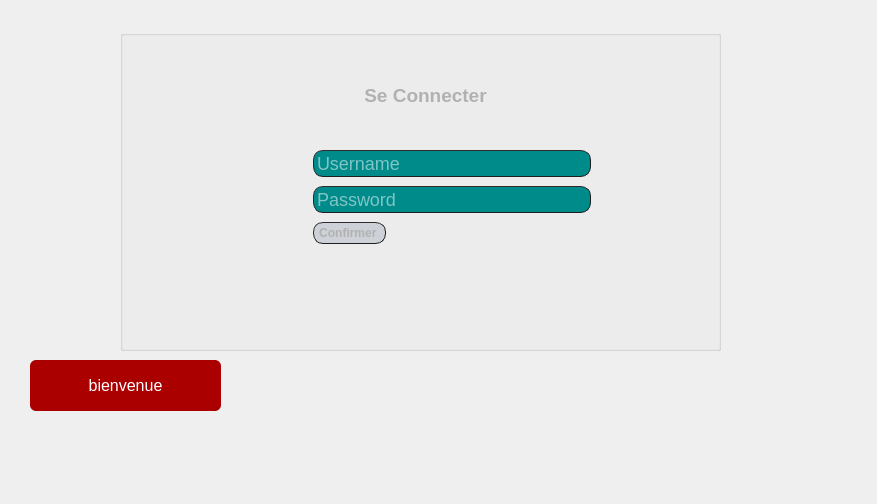
<?xml version="1.0" encoding="UTF-8"?>
<ui version="4.0">
 <class>login</class>
 <widget class="QDialog" name="login">
  <property name="geometry">
   <rect>
    <x>0</x>
    <y>0</y>
    <width>877</width>
    <height>504</height>
   </rect>
  </property>
  <property name="windowTitle">
   <string>Dialog</string>
  </property>
  <property name="styleSheet">
   <string notr="true">background-color: #e2a99f8a;
/*background-color:#e2a99f;*/
QToolTip
{
     border: 1px solid black;
     background-color:  #e2a99f;
     padding: 1px;
     border-radius: 3px;
     opacity: 100;
}

QWidget
{
    color: #b1b1b1;
    background-color: #e2a99f
//background-color: rgb(231, 42, 109);
}

QWidget:item:hover
{
    background-color: QLinearGradient( x1: 0, y1: 0, x2: 0, y2: 1, stop: 0 #ffa02f, stop: 1 #ca0619);
    color: #e2a99f;
}

QWidget:item:selected
{
    background-color: QLinearGradient( x1: 0, y1: 0, x2: 0, y2: 1, stop: 0 #ffa02f, stop: 1 #d7801a);
}

QMenuBar::item
{
    background: transparent;
}

QMenuBar::item:selected
{
    background: transparent;
    border: 1px solid #ffaa00;
}

QMenuBar::item:pressed
{
    background: #444;
    border: 1px solid #000;
    background-color: QLinearGradient(
        x1:0, y1:0,
        x2:0, y2:1,
        stop:1 #212121,
        stop:0.4 #343434/*,
        stop:0.2 #343434,
        stop:0.1 #ffaa00*/
    );
    margin-bottom:-1px;
    padding-bottom:1px;
}

QMenu
{
    border: 1px solid #000;
}

QMenu::item
{
    padding: 2px 20px 2px 20px;
}

QMenu::item:selected
{
    color: #000000;
}

QWidget:disabled
{
    color: #404040;
    background-color: #323232;
}

QAbstractItemView
{
    background-color: #e2a99f;
}

QWidget:focus
{
    /*border: 2px solid QLinearGradient( x1: 0, y1: 0, x2: 0, y2: 1, stop: 0 #ffa02f, stop: 1 #d7801a);*/
}

QLineEdit
{
    background-color: QLinearGradient( x1: 0, y1: 0, x2: 0, y2: 1, stop: 0 #4d4d4d, stop: 0 #646464, stop: 1 #5d5d5d);
    padding: 1px;
    border-style: solid;
    border: 1px solid #1e1e1e;
    border-radius: 5;
}

QPushButton
{
    color: #b1b1b1;
    background-color: QLinearGradient( x1: 0, y1: 0, x2: 0, y2: 1, stop: 0 #565656, stop: 0.1 #525252, stop: 0.5 #4e4e4e, stop: 0.9 #4a4a4a, stop: 1 #464646);
    border-width: 1px;
    border-color: #1e1e1e;
    border-style: solid;
    border-radius: 6;
    padding: 3px;
    font-size: 12px;
    padding-left: 5px;
    padding-right: 5px;
}

QPushButton:pressed
{
    background-color: QLinearGradient( x1: 0, y1: 0, x2: 0, y2: 1, stop: 0 #2d2d2d, stop: 0.1 #2b2b2b, stop: 0.5 #292929, stop: 0.9 #282828, stop: 1 #252525);
}

QComboBox
{
    selection-background-color: #ffaa00;
    background-color: QLinearGradient( x1: 0, y1: 0, x2: 0, y2: 1, stop: 0 #565656, stop: 0.1 #525252, stop: 0.5 #4e4e4e, stop: 0.9 #4a4a4a, stop: 1 #464646);
    border-style: solid;
    border: 1px solid #1e1e1e;
    border-radius: 5;
}

QComboBox:hover,QPushButton:hover
{
    border: 2px solid QLinearGradient( x1: 0, y1: 0, x2: 0, y2: 1, stop: 0 #ffa02f, stop: 1 #d7801a);
}


QComboBox:on
{
    padding-top: 3px;
    padding-left: 4px;
    background-color: QLinearGradient( x1: 0, y1: 0, x2: 0, y2: 1, stop: 0 #2d2d2d, stop: 0.1 #2b2b2b, stop: 0.5 #292929, stop: 0.9 #282828, stop: 1 #252525);
    selection-background-color: #ffaa00;
}

QComboBox QAbstractItemView
{
    border: 2px solid darkgray;
    selection-background-color: QLinearGradient( x1: 0, y1: 0, x2: 0, y2: 1, stop: 0 #ffa02f, stop: 1 #d7801a);
}

QComboBox::drop-down
{
     subcontrol-origin: padding;
     subcontrol-position: top right;
     width: 15px;

     border-left-width: 0px;
     border-left-color: darkgray;
     border-left-style: solid; /* just a single line */
     border-top-right-radius: 3px; /* same radius as the QComboBox */
     border-bottom-right-radius: 3px;
 }

QComboBox::down-arrow
{
     image: url(:/down_arrow.png);
}

QGroupBox:focus
{
border: 2px solid QLinearGradient( x1: 0, y1: 0, x2: 0, y2: 1, stop: 0 #ffa02f, stop: 1 #d7801a);
}

QTextEdit:focus
{
    border: 2px solid QLinearGradient( x1: 0, y1: 0, x2: 0, y2: 1, stop: 0 #ffa02f, stop: 1 #d7801a);
}

QScrollBar:horizontal {
     border: 1px solid #222222;
     background: QLinearGradient( x1: 0, y1: 0, x2: 0, y2: 1, stop: 0.0 #121212, stop: 0.2 #282828, stop: 1 #484848);
     height: 7px;
     margin: 0px 16px 0 16px;
}

QScrollBar::handle:horizontal
{
      background: QLinearGradient( x1: 0, y1: 0, x2: 1, y2: 0, stop: 0 #ffa02f, stop: 0.5 #d7801a, stop: 1 #ffa02f);
      min-height: 20px;
      border-radius: 2px;
}

QScrollBar::add-line:horizontal {
      border: 1px solid #1b1b19;
      border-radius: 2px;
      background: QLinearGradient( x1: 0, y1: 0, x2: 1, y2: 0, stop: 0 #ffa02f, stop: 1 #d7801a);
      width: 14px;
      subcontrol-position: right;
      subcontrol-origin: margin;
}

QScrollBar::sub-line:horizontal {
      border: 1px solid #1b1b19;
      border-radius: 2px;
      background: QLinearGradient( x1: 0, y1: 0, x2: 1, y2: 0, stop: 0 #ffa02f, stop: 1 #d7801a);
      width: 14px;
     subcontrol-position: left;
     subcontrol-origin: margin;
}

QScrollBar::right-arrow:horizontal, QScrollBar::left-arrow:horizontal
{
      border: 1px solid black;
      width: 1px;
      height: 1px;
      background: #e2a99f;
}

QScrollBar::add-page:horizontal, QScrollBar::sub-page:horizontal
{
      background: none;
}

QScrollBar:vertical
{
      background: QLinearGradient( x1: 0, y1: 0, x2: 1, y2: 0, stop: 0.0 #121212, stop: 0.2 #282828, stop: 1 #484848);
      width: 7px;
      margin: 16px 0 16px 0;
      border: 1px solid #222222;
}

QScrollBar::handle:vertical
{
      background: QLinearGradient( x1: 0, y1: 0, x2: 0, y2: 1, stop: 0 #ffa02f, stop: 0.5 #d7801a, stop: 1 #ffa02f);
      min-height: 20px;
      border-radius: 2px;
}

QScrollBar::add-line:vertical
{
      border: 1px solid #1b1b19;
      border-radius: 2px;
      background: QLinearGradient( x1: 0, y1: 0, x2: 0, y2: 1, stop: 0 #ffa02f, stop: 1 #d7801a);
      height: 14px;
      subcontrol-position: bottom;
      subcontrol-origin: margin;
}

QScrollBar::sub-line:vertical
{
      border: 1px solid #1b1b19;
      border-radius: 2px;
      background: QLinearGradient( x1: 0, y1: 0, x2: 0, y2: 1, stop: 0 #d7801a, stop: 1 #ffa02f);
      height: 14px;
      subcontrol-position: top;
      subcontrol-origin: margin;
}

QScrollBar::up-arrow:vertical, QScrollBar::down-arrow:vertical
{
      border: 1px solid black;
      width: 1px;
      height: 1px;
      background: white;
}


QScrollBar::add-page:vertical, QScrollBar::sub-page:vertical
{
      background: none;
}

QTextEdit
{
    background-color: #242424;
}

QPlainTextEdit
{
    background-color: #242424;
}

QHeaderView::section
{
    background-color: QLinearGradient(x1:0, y1:0, x2:0, y2:1, stop:0 #616161, stop: 0.5 #505050, stop: 0.6 #434343, stop:1 #656565);
    color: white;
    padding-left: 4px;
    border: 1px solid #6c6c6c;
}

QCheckBox:disabled
{
color: #e2a99f;
}

QDockWidget::title
{
    text-align: center;
    spacing: 3px; /* spacing between items in the tool bar */
    background-color: QLinearGradient(x1:0, y1:0, x2:0, y2:1, stop:0 #323232, stop: 0.5 #242424, stop:1 #323232);
}

QDockWidget::close-button, QDockWidget::float-button
{
    text-align: center;
    spacing: 1px; /* spacing between items in the tool bar */
    background-color: QLinearGradient(x1:0, y1:0, x2:0, y2:1, stop:0 #323232, stop: 0.5 #242424, stop:1 #323232);
}

QDockWidget::close-button:hover, QDockWidget::float-button:hover
{
    background: #242424;
}

QDockWidget::close-button:pressed, QDockWidget::float-button:pressed
{
    padding: 1px -1px -1px 1px;
}

QMainWindow::separator
{
    background-color: QLinearGradient(x1:0, y1:0, x2:0, y2:1, stop:0 #161616, stop: 0.5 #151515, stop: 0.6 #212121, stop:1 #343434);
    color: white;
    padding-left: 4px;
    border: 1px solid #4c4c4c;
    spacing: 3px; /* spacing between items in the tool bar */
}

QMainWindow::separator:hover
{

    background-color: QLinearGradient(x1:0, y1:0, x2:0, y2:1, stop:0 #d7801a, stop:0.5 #b56c17 stop:1 #ffa02f);
    color: white;
    padding-left: 4px;
    border: 1px solid #6c6c6c;
    spacing: 3px; /* spacing between items in the tool bar */
}

QToolBar::handle
{
     spacing: 3px; /* spacing between items in the tool bar */
     background: url(:/images/handle.png);
}

QMenu::separator
{
    height: 2px;
    background-color: QLinearGradient(x1:0, y1:0, x2:0, y2:1, stop:0 #161616, stop: 0.5 #151515, stop: 0.6 #212121, stop:1 #343434);
    color: white;
    padding-left: 4px;
    margin-left: 10px;
    margin-right: 5px;
}

QProgressBar
{
    border: 2px solid grey;
    border-radius: 5px;
    text-align: center;
}

QProgressBar::chunk
{
    background-color: #d7801a;
    width: 2.15px;
    margin: 0.5px;
}

QTabBar::tab {
    color: #b1b1b1;
    border: 1px solid #444;
    border-bottom-style: none;
    background-color: #323232;
    padding-left: 10px;
    padding-right: 10px;
    padding-top: 3px;
    padding-bottom: 2px;
    margin-right: -1px;
}

QTabWidget::pane {
    border: 1px solid #444;
    top: 1px;
}

QTabBar::tab:last
{
    margin-right: 0; /* the last selected tab has nothing to overlap with on the right */
    border-top-right-radius: 3px;
}

QTabBar::tab:first:!selected
{
 margin-left: 0px; /* the last selected tab has nothing to overlap with on the right */


    border-top-left-radius: 3px;
}

QTabBar::tab:!selected
{
    color: #b1b1b1;
    border-bottom-style: solid;
    margin-top: 3px;
    background-color: QLinearGradient(x1:0, y1:0, x2:0, y2:1, stop:1 #212121, stop:.4 #343434);
}

QTabBar::tab:selected
{
    border-top-left-radius: 3px;
    border-top-right-radius: 3px;
    margin-bottom: 0px;
}

QTabBar::tab:!selected:hover
{
    border-top: 2px solid #ffaa00;
    padding-bottom: 3px;
    border-top-left-radius: 3px;
    border-top-right-radius: 3px;
    background-color: QLinearGradient(x1:0, y1:0, x2:0, y2:1, stop:1 #212121, stop:0.4 #343434, stop:0.2 #343434, stop:0.1 #ffaa00);
}

QRadioButton::indicator:checked, QRadioButton::indicator:unchecked{
    color: #b1b1b1;
    background-color: #323232;
    border: 1px solid #b1b1b1;
    border-radius: 6px;
}

QRadioButton::indicator:checked
{
    background-color: qradialgradient(
        cx: 0.5, cy: 0.5,
        fx: 0.5, fy: 0.5,
        radius: 1.0,
        stop: 0.25 #ffaa00,
        stop: 0.3 #323232
    );
}

QCheckBox::indicator{
    color: #b1b1b1;
    background-color: #323232;
    border: 1px solid #b1b1b1;
    width: 9px;
    height: 9px;
}

QRadioButton::indicator
{
    border-radius: 6px;
}

QRadioButton::indicator:hover, QCheckBox::indicator:hover
{
    border: 1px solid #ffaa00;
}

QCheckBox::indicator:checked
{
    image:url(:/images/checkbox.png);
}

QCheckBox::indicator:disabled, QRadioButton::indicator:disabled
{
    border: 1px solid #444;
}</string>
  </property>
  <widget class="QGroupBox" name="groupBox_3">
   <property name="geometry">
    <rect>
     <x>120</x>
     <y>30</y>
     <width>601</width>
     <height>321</height>
    </rect>
   </property>
   <property name="styleSheet">
    <string notr="true"/>
   </property>
   <property name="title">
    <string/>
   </property>
   <widget class="QWidget" name="gridLayoutWidget_4">
    <property name="geometry">
     <rect>
      <x>1</x>
      <y>1</y>
      <width>2</width>
      <height>2</height>
     </rect>
    </property>
    <layout class="QGridLayout" name="gridLayout_4"/>
   </widget>
   <widget class="QLabel" name="label_5">
    <property name="geometry">
     <rect>
      <x>40</x>
      <y>210</y>
      <width>131</width>
      <height>91</height>
     </rect>
    </property>
    <property name="text">
     <string/>
    </property>
    <property name="pixmap">
     <pixmap>../Atelier_Connexion1 (3)/1200px-Cybersecurity.png</pixmap>
    </property>
    <property name="scaledContents">
     <bool>true</bool>
    </property>
    <property name="wordWrap">
     <bool>false</bool>
    </property>
   </widget>
   <widget class="QLabel" name="label_8">
    <property name="geometry">
     <rect>
      <x>90</x>
      <y>30</y>
      <width>431</width>
      <height>71</height>
     </rect>
    </property>
    <property name="styleSheet">
     <string notr="true">QLabel, QToolTip {
color: rgb(0, 0, 0);

/*background-color: w
	

 }</string>
    </property>
    <property name="text">
     <string>&lt;html&gt;&lt;head/&gt;&lt;body&gt;&lt;p align=&quot;center&quot;&gt;&lt;span style=&quot; font-size:14pt; font-weight:600;&quot;&gt;Se Connecter&lt;/span&gt;&lt;/p&gt;&lt;/body&gt;&lt;/html&gt;</string>
    </property>
   </widget>
   <widget class="QWidget" name="layoutWidget_3">
    <property name="geometry">
     <rect>
      <x>180</x>
      <y>120</y>
      <width>291</width>
      <height>191</height>
     </rect>
    </property>
    <layout class="QFormLayout" name="formLayout_3">
     <property name="fieldGrowthPolicy">
      <enum>QFormLayout::ExpandingFieldsGrow</enum>
     </property>
     <property name="rowWrapPolicy">
      <enum>QFormLayout::WrapLongRows</enum>
     </property>
     <property name="verticalSpacing">
      <number>9</number>
     </property>
     <item row="0" column="0">
      <widget class="QLabel" name="label_9">
       <property name="styleSheet">
        <string notr="true"> background-color: #e2a99f8a;
/*background-color:#e2a99f;*/
QToolTip
{
     border: 1px solid black;
     background-color:  #e2a99f;
     padding: 1px;
     border-radius: 3px;
     opacity: 100;
}

QWidget
{
    color: #b1b1b1;
    background-color: #e2a99f
//background-color: rgb(231, 42, 109);
}

QWidget:item:hover
{
    background-color: QLinearGradient( x1: 0, y1: 0, x2: 0, y2: 1, stop: 0 #ffa02f, stop: 1 #ca0619);
    color: #e2a99f;
}

QWidget:item:selected
{
    background-color: QLinearGradient( x1: 0, y1: 0, x2: 0, y2: 1, stop: 0 #ffa02f, stop: 1 #d7801a);
}

QMenuBar::item
{
    background: transparent;
}

QMenuBar::item:selected
{
    background: transparent;
    border: 1px solid #ffaa00;
}

QMenuBar::item:pressed
{
    background: #444;
    border: 1px solid #000;
    background-color: QLinearGradient(
        x1:0, y1:0,
        x2:0, y2:1,
        stop:1 #212121,
        stop:0.4 #343434/*,
        stop:0.2 #343434,
        stop:0.1 #ffaa00*/
    );
    margin-bottom:-1px;
    padding-bottom:1px;
}

QMenu
{
    border: 1px solid #000;
}

QMenu::item
{
    padding: 2px 20px 2px 20px;
}

QMenu::item:selected
{
    color: #000000;
}

QWidget:disabled
{
    color: #404040;
    background-color: #323232;
}

QAbstractItemView
{
    background-color: #e2a99f;
}

QWidget:focus
{
    /*border: 2px solid QLinearGradient( x1: 0, y1: 0, x2: 0, y2: 1, stop: 0 #ffa02f, stop: 1 #d7801a);*/
}

QLineEdit
{
    background-color: QLinearGradient( x1: 0, y1: 0, x2: 0, y2: 1, stop: 0 #4d4d4d, stop: 0 #646464, stop: 1 #5d5d5d);
    padding: 1px;
    border-style: solid;
    border: 1px solid #1e1e1e;
    border-radius: 5;
}

QPushButton
{
    color: #b1b1b1;
    background-color: QLinearGradient( x1: 0, y1: 0, x2: 0, y2: 1, stop: 0 #565656, stop: 0.1 #525252, stop: 0.5 #4e4e4e, stop: 0.9 #4a4a4a, stop: 1 #464646);
    border-width: 1px;
    border-color: #1e1e1e;
    border-style: solid;
    border-radius: 6;
    padding: 3px;
    font-size: 12px;
    padding-left: 5px;
    padding-right: 5px;
}

QPushButton:pressed
{
    background-color: QLinearGradient( x1: 0, y1: 0, x2: 0, y2: 1, stop: 0 #2d2d2d, stop: 0.1 #2b2b2b, stop: 0.5 #292929, stop: 0.9 #282828, stop: 1 #252525);
}

QComboBox
{
    selection-background-color: #ffaa00;
    background-color: QLinearGradient( x1: 0, y1: 0, x2: 0, y2: 1, stop: 0 #565656, stop: 0.1 #525252, stop: 0.5 #4e4e4e, stop: 0.9 #4a4a4a, stop: 1 #464646);
    border-style: solid;
    border: 1px solid #1e1e1e;
    border-radius: 5;
}

QComboBox:hover,QPushButton:hover
{
    border: 2px solid QLinearGradient( x1: 0, y1: 0, x2: 0, y2: 1, stop: 0 #ffa02f, stop: 1 #d7801a);
}


QComboBox:on
{
    padding-top: 3px;
    padding-left: 4px;
    background-color: QLinearGradient( x1: 0, y1: 0, x2: 0, y2: 1, stop: 0 #2d2d2d, stop: 0.1 #2b2b2b, stop: 0.5 #292929, stop: 0.9 #282828, stop: 1 #252525);
    selection-background-color: #ffaa00;
}

QComboBox QAbstractItemView
{
    border: 2px solid darkgray;
    selection-background-color: QLinearGradient( x1: 0, y1: 0, x2: 0, y2: 1, stop: 0 #ffa02f, stop: 1 #d7801a);
}

QComboBox::drop-down
{
     subcontrol-origin: padding;
     subcontrol-position: top right;
     width: 15px;

     border-left-width: 0px;
     border-left-color: darkgray;
     border-left-style: solid; /* just a single line */
     border-top-right-radius: 3px; /* same radius as the QComboBox */
     border-bottom-right-radius: 3px;
 }

QComboBox::down-arrow
{
     image: url(:/down_arrow.png);
}

QGroupBox:focus
{
border: 2px solid QLinearGradient( x1: 0, y1: 0, x2: 0, y2: 1, stop: 0 #ffa02f, stop: 1 #d7801a);
}

QTextEdit:focus
{
    border: 2px solid QLinearGradient( x1: 0, y1: 0, x2: 0, y2: 1, stop: 0 #ffa02f, stop: 1 #d7801a);
}

QScrollBar:horizontal {
     border: 1px solid #222222;
     background: QLinearGradient( x1: 0, y1: 0, x2: 0, y2: 1, stop: 0.0 #121212, stop: 0.2 #282828, stop: 1 #484848);
     height: 7px;
     margin: 0px 16px 0 16px;
}

QScrollBar::handle:horizontal
{
      background: QLinearGradient( x1: 0, y1: 0, x2: 1, y2: 0, stop: 0 #ffa02f, stop: 0.5 #d7801a, stop: 1 #ffa02f);
      min-height: 20px;
      border-radius: 2px;
}

QScrollBar::add-line:horizontal {
      border: 1px solid #1b1b19;
      border-radius: 2px;
      background: QLinearGradient( x1: 0, y1: 0, x2: 1, y2: 0, stop: 0 #ffa02f, stop: 1 #d7801a);
      width: 14px;
      subcontrol-position: right;
      subcontrol-origin: margin;
}

QScrollBar::sub-line:horizontal {
      border: 1px solid #1b1b19;
      border-radius: 2px;
      background: QLinearGradient( x1: 0, y1: 0, x2: 1, y2: 0, stop: 0 #ffa02f, stop: 1 #d7801a);
      width: 14px;
     subcontrol-position: left;
     subcontrol-origin: margin;
}

QScrollBar::right-arrow:horizontal, QScrollBar::left-arrow:horizontal
{
      border: 1px solid black;
      width: 1px;
      height: 1px;
      background: #e2a99f;
}

QScrollBar::add-page:horizontal, QScrollBar::sub-page:horizontal
{
      background: none;
}

QScrollBar:vertical
{
      background: QLinearGradient( x1: 0, y1: 0, x2: 1, y2: 0, stop: 0.0 #121212, stop: 0.2 #282828, stop: 1 #484848);
      width: 7px;
      margin: 16px 0 16px 0;
      border: 1px solid #222222;
}

QScrollBar::handle:vertical
{
      background: QLinearGradient( x1: 0, y1: 0, x2: 0, y2: 1, stop: 0 #ffa02f, stop: 0.5 #d7801a, stop: 1 #ffa02f);
      min-height: 20px;
      border-radius: 2px;
}

QScrollBar::add-line:vertical
{
      border: 1px solid #1b1b19;
      border-radius: 2px;
      background: QLinearGradient( x1: 0, y1: 0, x2: 0, y2: 1, stop: 0 #ffa02f, stop: 1 #d7801a);
      height: 14px;
      subcontrol-position: bottom;
      subcontrol-origin: margin;
}

QScrollBar::sub-line:vertical
{
      border: 1px solid #1b1b19;
      border-radius: 2px;
      background: QLinearGradient( x1: 0, y1: 0, x2: 0, y2: 1, stop: 0 #d7801a, stop: 1 #ffa02f);
      height: 14px;
      subcontrol-position: top;
      subcontrol-origin: margin;
}

QScrollBar::up-arrow:vertical, QScrollBar::down-arrow:vertical
{
      border: 1px solid black;
      width: 1px;
      height: 1px;
      background: white;
}


QScrollBar::add-page:vertical, QScrollBar::sub-page:vertical
{
      background: none;
}

QTextEdit
{
    background-color: #242424;
}

QPlainTextEdit
{
    background-color: #242424;
}

QHeaderView::section
{
    background-color: QLinearGradient(x1:0, y1:0, x2:0, y2:1, stop:0 #616161, stop: 0.5 #505050, stop: 0.6 #434343, stop:1 #656565);
    color: white;
    padding-left: 4px;
    border: 1px solid #6c6c6c;
}

QCheckBox:disabled
{
color: #e2a99f;
}

QDockWidget::title
{
    text-align: center;
    spacing: 3px; /* spacing between items in the tool bar */
    background-color: QLinearGradient(x1:0, y1:0, x2:0, y2:1, stop:0 #323232, stop: 0.5 #242424, stop:1 #323232);
}

QDockWidget::close-button, QDockWidget::float-button
{
    text-align: center;
    spacing: 1px; /* spacing between items in the tool bar */
    background-color: QLinearGradient(x1:0, y1:0, x2:0, y2:1, stop:0 #323232, stop: 0.5 #242424, stop:1 #323232);
}

QDockWidget::close-button:hover, QDockWidget::float-button:hover
{
    background: #242424;
}

QDockWidget::close-button:pressed, QDockWidget::float-button:pressed
{
    padding: 1px -1px -1px 1px;
}

QMainWindow::separator
{
    background-color: QLinearGradient(x1:0, y1:0, x2:0, y2:1, stop:0 #161616, stop: 0.5 #151515, stop: 0.6 #212121, stop:1 #343434);
    color: white;
    padding-left: 4px;
    border: 1px solid #4c4c4c;
    spacing: 3px; /* spacing between items in the tool bar */
}

QMainWindow::separator:hover
{

    background-color: QLinearGradient(x1:0, y1:0, x2:0, y2:1, stop:0 #d7801a, stop:0.5 #b56c17 stop:1 #ffa02f);
    color: white;
    padding-left: 4px;
    border: 1px solid #6c6c6c;
    spacing: 3px; /* spacing between items in the tool bar */
}

QToolBar::handle
{
     spacing: 3px; /* spacing between items in the tool bar */
     background: url(:/images/handle.png);
}

QMenu::separator
{
    height: 2px;
    background-color: QLinearGradient(x1:0, y1:0, x2:0, y2:1, stop:0 #161616, stop: 0.5 #151515, stop: 0.6 #212121, stop:1 #343434);
    color: white;
    padding-left: 4px;
    margin-left: 10px;
    margin-right: 5px;
}

QProgressBar
{
    border: 2px solid grey;
    border-radius: 5px;
    text-align: center;
}

QProgressBar::chunk
{
    background-color: #d7801a;
    width: 2.15px;
    margin: 0.5px;
}

QTabBar::tab {
    color: #b1b1b1;
    border: 1px solid #444;
    border-bottom-style: none;
    background-color: #323232;
    padding-left: 10px;
    padding-right: 10px;
    padding-top: 3px;
    padding-bottom: 2px;
    margin-right: -1px;
}

QTabWidget::pane {
    border: 1px solid #444;
    top: 1px;
}

QTabBar::tab:last
{
    margin-right: 0; /* the last selected tab has nothing to overlap with on the right */
    border-top-right-radius: 3px;
}

QTabBar::tab:first:!selected
{
 margin-left: 0px; /* the last selected tab has nothing to overlap with on the right */


    border-top-left-radius: 3px;
}

QTabBar::tab:!selected
{
    color: #b1b1b1;
    border-bottom-style: solid;
    margin-top: 3px;
    background-color: QLinearGradient(x1:0, y1:0, x2:0, y2:1, stop:1 #212121, stop:.4 #343434);
}

QTabBar::tab:selected
{
    border-top-left-radius: 3px;
    border-top-right-radius: 3px;
    margin-bottom: 0px;
}

QTabBar::tab:!selected:hover
{
    border-top: 2px solid #ffaa00;
    padding-bottom: 3px;
    border-top-left-radius: 3px;
    border-top-right-radius: 3px;
    background-color: QLinearGradient(x1:0, y1:0, x2:0, y2:1, stop:1 #212121, stop:0.4 #343434, stop:0.2 #343434, stop:0.1 #ffaa00);
}

QRadioButton::indicator:checked, QRadioButton::indicator:unchecked{
    color: #b1b1b1;
    background-color: #323232;
    border: 1px solid #b1b1b1;
    border-radius: 6px;
}

QRadioButton::indicator:checked
{
    background-color: qradialgradient(
        cx: 0.5, cy: 0.5,
        fx: 0.5, fy: 0.5,
        radius: 1.0,
        stop: 0.25 #ffaa00,
        stop: 0.3 #323232
    );
}

QCheckBox::indicator{
    color: #b1b1b1;
    background-color: #323232;
    border: 1px solid #b1b1b1;
    width: 9px;
    height: 9px;
}

QRadioButton::indicator
{
    border-radius: 6px;
}

QRadioButton::indicator:hover, QCheckBox::indicator:hover
{
    border: 1px solid #ffaa00;
}

QCheckBox::indicator:checked
{
    image:url(:/images/checkbox.png);
}

QCheckBox::indicator:disabled, QRadioButton::indicator:disabled
{
    border: 1px solid #444;
}</string>
       </property>
       <property name="text">
        <string/>
       </property>
       <property name="pixmap">
        <pixmap>../Atelier_Connexion1 (3)/0.png</pixmap>
       </property>
       <property name="scaledContents">
        <bool>true</bool>
       </property>
      </widget>
     </item>
     <item row="0" column="1">
      <widget class="QLineEdit" name="lineUsername_login">
       <property name="styleSheet">
        <string notr="true">
/*color:#8d98a1;*/
/*background-color:#405361;*/
font-size:18px;
border-style:outset;
border-radius:10px;
color: white ; background-color: darkcyan
</string>
       </property>
       <property name="inputMask">
        <string/>
       </property>
       <property name="text">
        <string/>
       </property>
       <property name="placeholderText">
        <string>Username</string>
       </property>
       <property name="cursorMoveStyle">
        <enum>Qt::VisualMoveStyle</enum>
       </property>
      </widget>
     </item>
     <item row="1" column="1">
      <widget class="QLineEdit" name="Password_login">
       <property name="autoFillBackground">
        <bool>false</bool>
       </property>
       <property name="styleSheet">
        <string notr="true">font-size:18px;
border-style:outset;
border-radius:10px;
color: white ; background-color: darkcyan
</string>
       </property>
       <property name="inputMask">
        <string/>
       </property>
       <property name="text">
        <string/>
       </property>
       <property name="echoMode">
        <enum>QLineEdit::Password</enum>
       </property>
       <property name="placeholderText">
        <string>Password</string>
       </property>
      </widget>
     </item>
     <item row="2" column="1">
      <widget class="QPushButton" name="button_login">
       <property name="font">
        <font>
         <family>Arial</family>
         <weight>75</weight>
         <bold>true</bold>
         <underline>false</underline>
         <strikeout>false</strikeout>
        </font>
       </property>
       <property name="styleSheet">
        <string notr="true">QPushButton{

background:#ced1d8;
border-style:outset;
border-radius:10px;
}
QPushButton:pressed{
background-color:rgb(224,0,0);
border-style:inset;
}
</string>
       </property>
       <property name="text">
        <string>Confirmer </string>
       </property>
      </widget>
     </item>
    </layout>
   </widget>
  </widget>
  <widget class="QPushButton" name="animation">
   <property name="geometry">
    <rect>
     <x>30</x>
     <y>360</y>
     <width>191</width>
     <height>51</height>
    </rect>
   </property>
   <property name="styleSheet">
    <string notr="true">background-color:rgb(170, 0, 0);
border: none;
  color: white;
  padding: 15px 32px;
  text-align: center;
  text-decoration: none;
  display: inline-block;
  font-size: 16px;</string>
   </property>
   <property name="text">
    <string>bienvenue</string>
   </property>
  </widget>
 </widget>
 <resources/>
 <connections/>
</ui>
